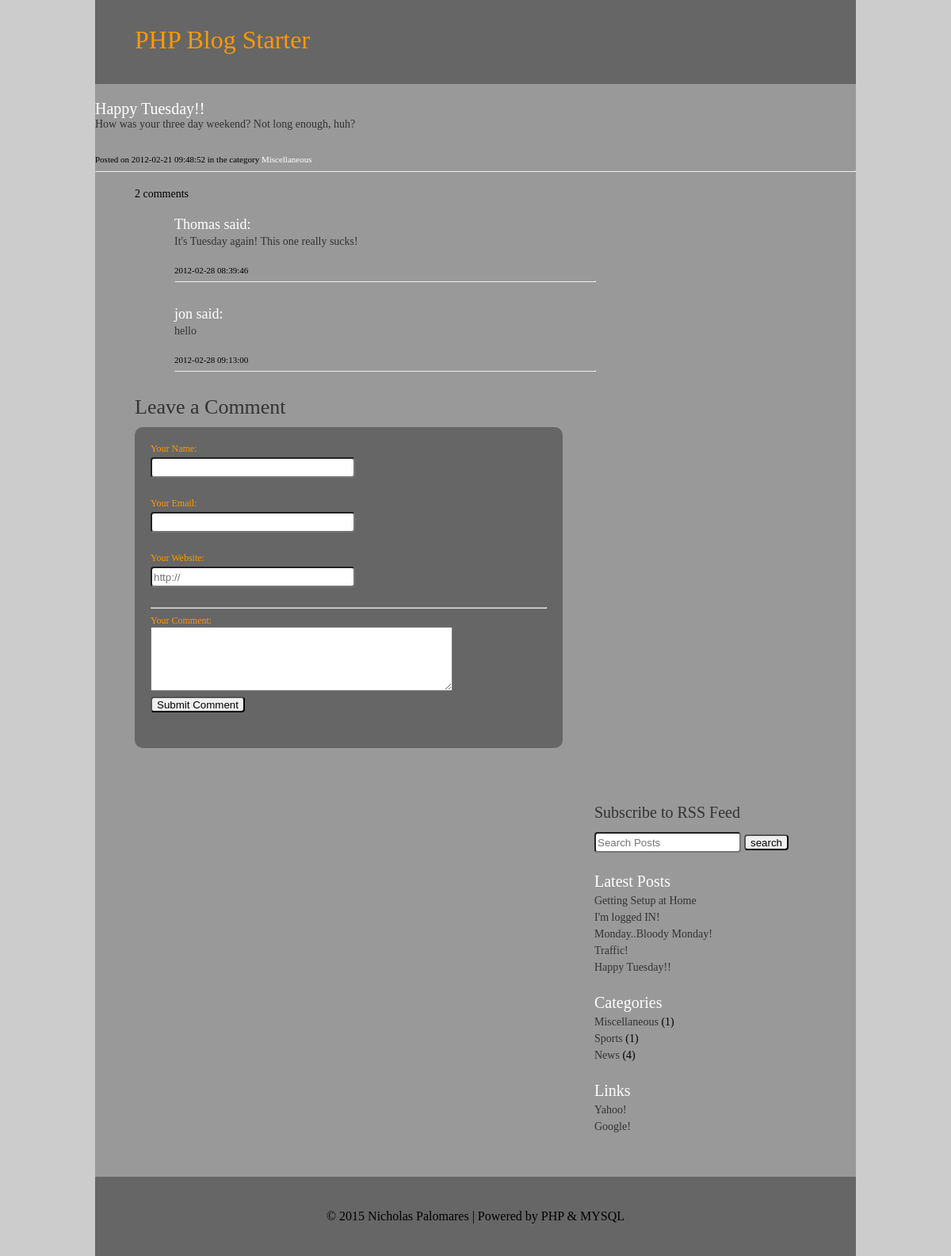
The app's page /index.php?page=single&post_id=3 with its own data.
### tables this page shows
CREATE TABLE IF NOT EXISTS `posts` (
  `post_id` mediumint(9) NOT NULL AUTO_INCREMENT,
  `title` text NOT NULL,
  `body` text NOT NULL,
  `date` datetime NOT NULL,
  `category_id` mediumint(9) NOT NULL,
  `user_id` mediumint(9) NOT NULL,
  `is_published` tinyint(4) NOT NULL,
  `allow_comments` tinyint(4) NOT NULL,
  PRIMARY KEY (`post_id`)
);

CREATE TABLE IF NOT EXISTS `categories` (
  `category_id` mediumint(9) NOT NULL AUTO_INCREMENT,
  `name` text NOT NULL,
  PRIMARY KEY (`category_id`)
);

CREATE TABLE IF NOT EXISTS `comments` (
  `comment_id` mediumint(9) NOT NULL AUTO_INCREMENT,
  `date` datetime NOT NULL,
  `name` text NOT NULL,
  `url` text NOT NULL,
  `email` text NOT NULL,
  `body` text NOT NULL,
  `post_id` mediumint(9) NOT NULL,
  `is_approved` tinyint(4) NOT NULL,
  PRIMARY KEY (`comment_id`)
);

CREATE TABLE IF NOT EXISTS `links` (
  `link_id` mediumint(9) NOT NULL AUTO_INCREMENT,
  `url` text NOT NULL,
  `link_title` text NOT NULL,
  `description` text NOT NULL,
  PRIMARY KEY (`link_id`)
);

### single_content.php (the view, shortened to what this page needs)
<?php
$post_id = $_GET['post_id'];
$query_post = "SELECT posts.*, categories.*
				FROM posts, categories
				WHERE posts.post_id = $post_id
				AND posts.is_published = 1
				AND posts.category_id = categories.category_id
				LIMIT 1";
$result_post = mysql_query($query_post);
if( mysql_num_rows($result_post) == 1 ){
	while( $row_post = mysql_fetch_array($result_post) ){
?>
<div id="single_content">
<div class="post">
	<h2><?php echo $row_post['title']; ?></h2>
	<div class="entry">
    	<?php echo $row_post['body']; ?>
    </div>
    <div class="meta">
    	Posted on <?php echo $row_post['date']; ?> in the category <a href="index.php?page=category&amp;category_id=<?php
		echo $row_post['category_id']; ?>"><?php echo $row_post['name'] ?></a>
    </div>
<hr />
</div>
<div class="comments">
<?php
$query_count = "SELECT COUNT(*) AS comment_count
				FROM comments
				WHERE post_id = $post_id
				AND is_approved = 1";
$result_count = mysql_query($query_count);
$row_count = mysql_fetch_array($result_count);
?>
<h2 class="comment_count">
<?php
if($row_count['comment_count'] == 1){
	echo '1 comment';
}else{
	echo $row_count['comment_count'].' comments';
}?></h2>
<?php
$query_comments = "SELECT name, body, date, url
					FROM comments
					WHERE post_id = $post_id
					AND is_approved = 1
					ORDER BY date ASC";
$result_comments = mysql_query($query_comments);
if( mysql_num_rows($result_post) >= 1 ){
	while( $row_comments = mysql_fetch_array($result_comments) ){
?>
	<div class="one-comment">
            <h3><?php echo $row_comments['name']; ?> said:</h3>
        	<p><?php echo $row_comments['body']; ?></p>
       		<span class="comment-date"><?php echo $row_comments['date']; ?></span>
		   	<hr />
 </div>
 <?php
	}
 }  ?>
</div>
<?php
if( $row_post['allow_comments'] == 1 ){
?>
<h3 class="leavecomment">Leave a Comment</h3>
<form id="commentform" action="#leavecomment" method="post">
	<label for="name">Your Name:</label>
    <input type"text" name="name" class="username" />
    <label for="email">Your Email:</label>
    <input type"text" name="email" class="email" />
    <label for="url">Your Website:</label>
    <input type"text" name="url" class="url" placeholder="http://" />
    <hr />
    <label for="comment">Your Comment:</label>
    <textarea name="comment" class="comment" cols="45" rows="5"></textarea>
    <input type="submit" value="Submit Comment" />
</form>
<?php
		}
	}
}
else{
	echo 'Sorry, no posts matched your criteria. Try the search bar. ';
}
?>
</div>

### sidebar.php (shortened to what this page needs)
 <aside id="sidebar" role="complimentary">
 <h1 class="rss_feed"><a href="rss.php">Subscribe to RSS Feed</a></h1>
    <form id="searchform" action="index.php" method="get">
    <input name="phrase" type="text" id="phrase" placeholder="Search Posts" />
    <input type="submit"  value="search" />
    </form>
  <h2 class="lates">Latest Posts</h2>
  <ul>
  		<?php
		$query_posts = "SELECT title, post_id
						FROM posts
						WHERE is_published = 1
						ORDER BY date DESC
						LIMIT 5";
		$results_post = mysql_query($query_posts);
		while($row_posts = mysql_fetch_array($results_post)){				 ?>
  		<li>
		<a href="index.php?page=single&amp;post_id=<?php echo $row_posts['post_id'];?>">
		<?php echo $row_posts['title'] ?></a></li>
		<?php } ?>
  </ul>
  <h2 class="categories">Categories</h2>
  <ul>
  <?php
		$query_categories = "SELECT *
						FROM categories";
		$results_categories = mysql_query($query_categories);
		while($row_categories = mysql_fetch_array($results_categories)){
			$category_id = $row_categories['category_id'];
			$query_count = "SELECT COUNT(*) AS count
							 FROM posts
							 WHERE category_id = $category_id
							 AND is_published = 1
							 LIMIT 1";
			$results_count = mysql_query($query_count);
			$row_count = mysql_fetch_array($results_count);
			if($row_count['count'] >= 1){
?>
  		<li><a href="index.php?page=category&amp;category_id=<?php
		echo $row_categories['category_id']; ?>">
		<?php echo $row_categories['name']; ?></a> (<?php echo $row_count['count']; ?>)</li>
        <?php
			}
		} ?>
  </ul>
  <h2 class="links">Links</h2>
    <ul>
  <?php
  $query_links = "SELECT *
  					FROM links";
  $results_links = mysql_query($query_links);
  while($row_links = mysql_fetch_array($results_links)){
?>
  		<li><a href="<?php echo $row_links['url'] ?>" target="_blank"><?php echo $row_links['link_title'] ?></a></li>
        <?php } ?>
  </ul>
</aside>

### format.css (style rules this page uses)
html, body, div, span, applet, object, iframe, p, blockquote, pre, a, abbr, acronym, address, big, cite, code, del, dfn, em, img, ins, kbd, q, s, samp, small, strike, strong, sub, sup, tt, var, b, u, i, center, dl, dt, dd, ol, ul, li, fieldset, form, label, legend, table, caption, tbody, tfoot, thead, tr, th, td, article, aside, canvas, details, embed, figure, figcaption, footer, header, hgroup, menu, nav, output, ruby, section, summary, time, mark, audio, video, h1, h2, h3, h4, h5, h6 { margin: 0; padding: 0; border: 0; font-size: 100%; font: inherit; vertical-align: baseline; }
article, aside, details, figcaption, figure, footer, header, hgroup, menu, nav, section { display: block; }
body { background-color:#CCC; }
#dash-header h1, ul { display:inline; }
#single_content { background-color:#999999; width:960px; margin:auto; padding-top:0px; }
li { list-style:none; }
.post { margin-bottom:10px; list-style:none; }
.post h2 { list-style:none; font-family:tahoma; font-size:20px; padding:0px; margin:0px; color:white; }
.post a { text-decoration:none; color:white; }
.entry { font-family:tahoma; font-size:14px; color:#333; padding-bottom:30px; }
.meta { font-family:tahoma; font-size:11px; color:black; margin-bottom:5px; }
.comments { width:530px; margin-left:50px; margin-bottom:30px; font-family:tahoma; font-size:14px; color:#333; }
.comment_count { margin-top:20px; margin-bottom:20px; color:#000; }
.one-comment { margin-left:50px; margin-bottom:30px; }
.one-comment h3 { color:#000; font-size:18px; color:white; margin-bottom:3px; }
.one-comment p { font-size:14; margin-bottom:20px; }
.comment-date { font-size:11px; color:black; }
.one-comment hr { width:530px; margin-top:5px; margin-left:0px; margin-right:0px; }
.leavecomment { margin-left:50px; font-family:tahoma; font-size:26px; color:#333; }
#commentform { background-color:#666666; width:500px; padding:20px; margin-top:10px; margin-left:50px; margin-bottom:50px; border-radius:10px; }
#commentform label { display:block; }
input { display:block; margin-top:3px; margin-bottom:25px; border-radius:4px; height:20px; }
label { font-family:tahoma; font-size:12px; color:#F90; }
.username { width:250px; }
.email { width:250px; }
.url { width:250px; }
#sidebar { width:300px; float:right; padding-right: 30px; padding-top:20px; padding-bottom:50px; }
.rss_feed a { font-family:tahoma; font-size:20px; color:#333333; text-decoration:none; }
#sidebar ul li { font-size:14px; padding-bottom:5px; }
#sidebar ul li a { color:#333333; }
.categories { padding-top:20px; }
.links { padding-top:20px; }
#sidebar h2 { font-family:tahoma; font-size:20px; color:white; text-decoration:none; padding-bottom:5px; }
#sidebar a { text-decoration:none; }
#searchform { padding-top:10px; }
#searchform input { display:inline; }

### records on screen
posts: title "Happy Tuesday!!", body "How was your three day weekend? Not long enough, huh?", date "2012-02-21 09:48:52", category.name "Miscellaneous", comment_count "2"
comments: name "Thomas", body "It's Tuesday again! This one really sucks!", date "2012-02-28 08:39:46"
comments: name "jon", body "hello", date "2012-02-28 09:13:00"
posts: title "Getting Setup at Home"
posts: title "I'm logged IN!"
posts: title "Monday..Bloody Monday!"
posts: title "Traffic!"
categories: name "Miscellaneous", count "1"
categories: name "Sports", count "1"
categories: name "News", count "4"
links: link_title "Yahoo!"
links: link_title "Google!"
